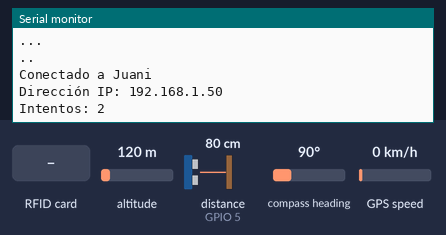
Bench run of a sketch on a simulated ESP8266 (NodeMCU). Parts: the last lines printed to the serial monitor. Inputs (shaded band) come from the test bench; at power-on: altitude 120 m, distance to the obstacle (sensor on GPIO 5) 80 cm, compass heading 90°, GPS speed 0 km/h. The echo pulse lasts 58.3 µs per cm; WiFi joins after 1.5 s; servers stay silent unless stated; the GPS gets a fix after 3 s at 37.7749, -122.4194 with 8 satellites.

Above: at 3.2 s.
3.3 s: RFID card 3A 3F 12 B0 held to the reader
At 4.5 s:
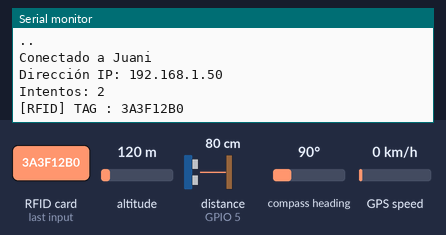
8.5 s: RFID card 83 3A AF A9 held to the reader
At 9.4 s:
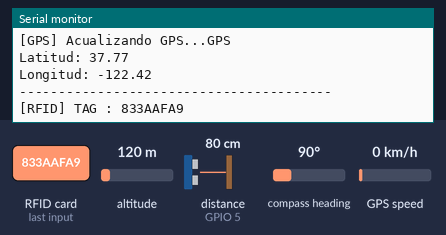
23.0 s: RFID card 5E 7A 19 C4 held to the reader
At 23.7 s:
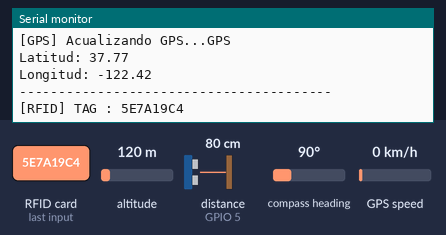

Measured:
- after the input at 3.3 s, the serial monitor: prints a new line at once (image 1)
- after the input at 8.5 s, the serial monitor: prints a new line at once (image 2)
- after the input at 23.0 s, the serial monitor: prints a new line at once (image 3)

The sketch:

Dist.Liquidos.ino
```cpp
#include <SoftwareSerial.h>
#include <TinyGPS++.h>
#include <SPI.h>
#include <MFRC522.h>
#include <ESP8266WiFi.h>
#include <Ticker.h>

//V_sonido = 343 m/s = 34300 cm/s.
//[t] = us = 1x10^(-6)s.
//x = Vs*t = (343 / 10000) cm.
//2 porque la onda ultrasónica incide sobre el ojbeto y regresa al sensor, pero solo nos interesa
//el tiempo que tarda en llegar al objeto, entonces dividimos el tiempo total, que tarda en ir y
//volver por dos.
#define V_sonido 0.0343

//SPI.
#define SS_PIN 15  //D8 (GPIO 15).
//Resetear el ESP8266.
#define RST_PIN 2  //D3 (GPIO 4).

//Echo esta conectado en el ESP a D1 (GPIO5).
const int echo = 5;
//Trig esta conectado en el ESP a D2 (GPIO4).
const int trig = 4;
//tiempo que Echo se mantiene en ALTO.
float t_echo_H;
//distancia que recorre el sonido en ir y volver.
float x_rec_comp;

unsigned long ultima_leida = 0;

//Tx conectado a D3 (GPIO0).
static const int Tx = 0;
//Rx conectado a D0 (GPIO16).
static const int Rx = 16;

float Latitud, Longitud;

//Objeto TinyGPS++.
TinyGPSPlus gps;

//Objetos Ticker
Ticker timer_nivel;
Ticker timer_gps;

//Seteamos los pines de transmición y recepción del módulo GPS.
SoftwareSerial SerialGPS(Tx, Rx);

//Nombre y contraseña de la red WiFi.
const char* ssid     = "Juani";
const char* password = "JIG11111010001";

 int  contador_nivel = 20000,
      contador_gps   = 5000,
      flag           = 0;

//Crear un cliente de tipo WiFiClient.
WiFiClient client;

MFRC522 mfrc522(SS_PIN, RST_PIN);

//TAGS RFID.
String card_list[2] = { "3A3F12B0",
                        "833AAFA9" };

//Atributos de los usuarios.
//ID|datatime|latitud|longitud|nivel
String user_info[2][5] =  {{ "I4", "datatime1", "latitu4", "longitu4", "nivel1" },
                           { "ID2", "datatime2", "latitud2", "longitud2", "nivel2" }};

int total_card;
String card_num;

void connectToWiFi();
String getCardNumber();
void showData();
void accessDenied();
void func_rfid();
void func_nivel();
void func_gps();

void setup() {
  //Inicializamos la comunicación serial a 9600 bps.
  Serial.begin(9600);
  SerialGPS.begin(9600);
  connectToWiFi();
  SPI.begin();
  mfrc522.PCD_Init();
  Serial.println();
  //Trig emite una señal.
  pinMode(trig, OUTPUT);
  //Echo recibe la señal reflejada.
  pinMode(echo, INPUT);

  timer_nivel.attach(20, func_nivel);
  timer_gps.attach(5, func_gps);
}

void loop()
{
  func_rfid();
  if(WiFi.status() != WL_CONNECTED)
  {
    connectToWiFi();
  }
}

String getCardNumber()
{
  String UID = "";
  for (byte i = 0; i < mfrc522.uid.size; i++) {
    UID += String(mfrc522.uid.uidByte[i] < 0x10 ? "0" : "");
    UID += String(mfrc522.uid.uidByte[i], HEX);
  }
  UID.toUpperCase();
  return UID;
}

void showData()
{
  String ID, datatime, lat, lonG, level;
  boolean user_found = false;
  total_card = sizeof(card_list) / sizeof(card_list[0]);

  for (int i = 0; i < total_card; i++) {
    String check_num = card_list[i];
    if (card_num.equals(check_num)) {
      user_found = true;

      Serial.print("TAG : ");
      Serial.println(card_num);

      Serial.println("------------");
    }
  }
  if (user_found == false) {
    Serial.print("Card ID : ");
    Serial.print(card_num);
    Serial.println(" have not registered.");
    Serial.println("------------");
  }
  delay(2000);
}

void accessDenied()
{
  Serial.print("TAG: ");
  Serial.print(card_num);
  Serial.println(" no tiene acceso.");
  Serial.println("------------");
  delay(2000);
}

void connectToWiFi()
{
  //Conectarse a la red WiFi.
  Serial.println();
  Serial.println();
  Serial.print("Conectando a la red WiFi: ");
  Serial.println(ssid);

  Serial.println("...");
  WiFi.begin(ssid, password);
  int intentos = 0;
  //El ESP se tratará de conectar a la red WiFi 15 veces
  //siempre y cuando no se haya establecido la conexión.
  while (WiFi.status() != WL_CONNECTED)
  {
    intentos++;
    delay(1000);
    Serial.print(".");
  }
  if (WiFi.status() == WL_CONNECTED)
  {
    Serial.println();
    Serial.print(F("Conectado a "));
    Serial.println(ssid);
    Serial.print("Dirección IP: ");
    Serial.println(WiFi.localIP());
    Serial.print("Intentos: ");
    Serial.println(intentos);
  }
}

void connectToHost()
{
  String ID, datatime, lat, lonG, level;
  Serial.println("Conectando a host");
  while (!client.connect("78.108.218.45", 25244)) {
    delay(1000);
    Serial.print(".");
  }
  Serial.println("Conexión establecida");

  ID       = user_info[1][0];
  datatime = user_info[1][1];
  lat      = user_info[1][2];
  lonG     = user_info[1][3];
  level    = user_info[1][4];

  Serial.println(ID);
  Serial.println(datatime);
  Serial.println(lat);
  Serial.println(lonG);
  Serial.println(level);

  client.println(ID);
  client.println(datatime);
  client.println(lat);
  client.println(lonG);
  client.println(level);
  client.stop();
  delay(2000);
}

void func_rfid()
{
  unsigned long t_offset = 3000;
  if (!mfrc522.PICC_IsNewCardPresent() || !mfrc522.PICC_ReadCardSerial() || millis() < ultima_leida + t_offset)
  {
    return;
  }

  card_num = getCardNumber();
  ultima_leida = millis();
  Serial.print("[RFID] TAG : ");
  Serial.println(card_num);
}

void func_gps()
{
  Serial.print("[GPS] Acualizando GPS...");
  while (SerialGPS.available() > 0)
  {
    if(gps.encode(SerialGPS.read()))
    {
      if(gps.location.isValid())
      {
        Latitud = gps.location.lat();
        Longitud = gps.location.lng();
      }
    }
  }
  Serial.println("GPS");
  Serial.print("Latitud: ");
  Serial.println(Latitud);
  Serial.print("Longitud: ");
  Serial.println(Longitud);
  Serial.println("----------------------------------------");
}

void func_nivel()
{
  Serial.print("[NIVEL] Midiendo nivel...");
  //Limpiamos el Trig.
  digitalWrite(trig, LOW);
  delayMicroseconds(2);

  //Seteamos Trig en ALTO por 10us.
  digitalWrite(trig, HIGH);
  delayMicroseconds(10);
  //Seteamos Trig en BAJO.
  digitalWrite(trig, LOW);

  //Leemos el tiempo en us que echo se mantiene en ALTO.
  t_echo_H = pulseIn(echo, HIGH);
  //Calculamos la distancia que tarda el sonido en incidir en el objeto.
  x_rec_comp = (V_sonido) * (t_echo_H / 2);
  Serial.println("Sensor ultrasonido");
  Serial.print("Tiempo ida y vuelta: ");
  Serial.print(t_echo_H);
  Serial.println(" us");

  //Imprimimos los valores calculados.
  Serial.print("Distancia: ");
  Serial.print(x_rec_comp);
  Serial.println(" cm");
  Serial.println("----------------------------------------");
}
```
